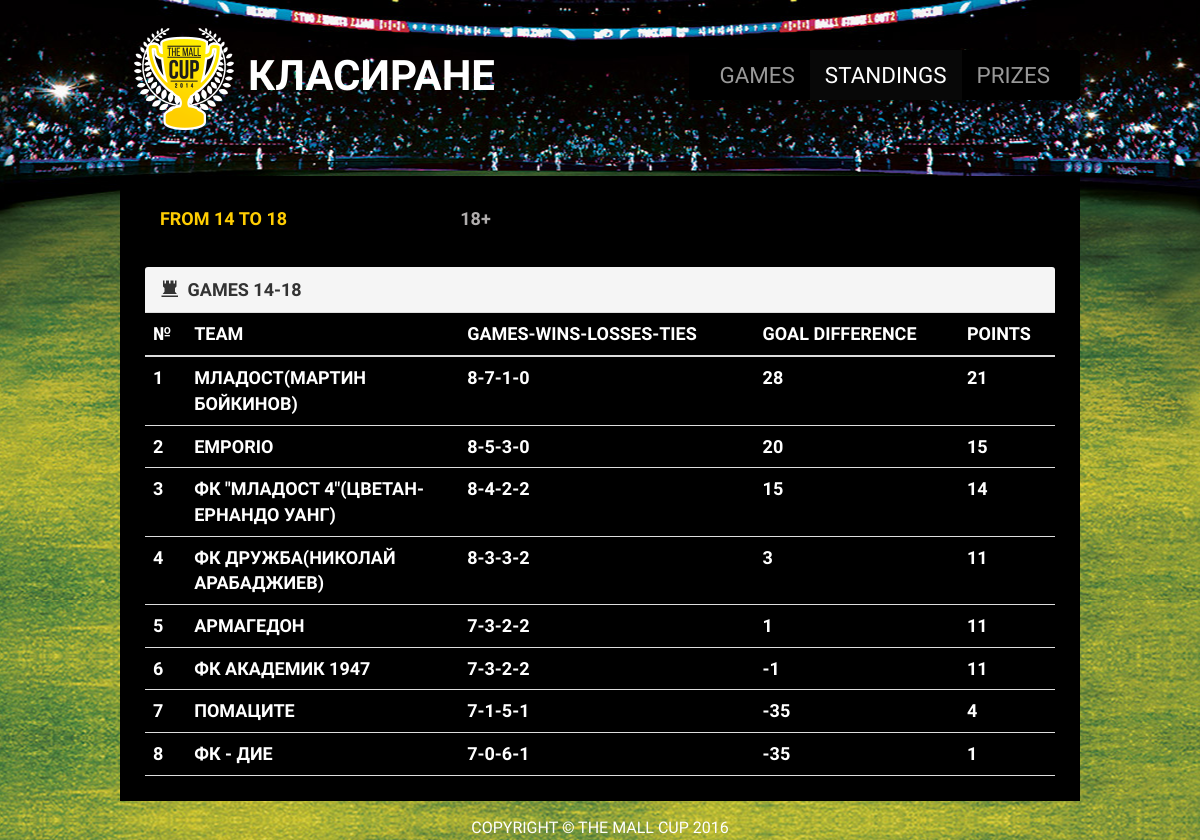
Page /standings.php on the committed database.
### tables this page shows
CREATE TABLE IF NOT EXISTS `group` (
  `id` int(11) NOT NULL AUTO_INCREMENT,
  `gid` int(11) NOT NULL,
  `name` varchar(255) NOT NULL,
  `sort` int(11) NOT NULL,
  `stats_visible` int(11) NOT NULL DEFAULT '1',
  `games_visible` int(11) NOT NULL DEFAULT '1',
  PRIMARY KEY (`id`),
  KEY `gid` (`gid`)
);

CREATE TABLE IF NOT EXISTS `team` (
  `id` int(11) NOT NULL AUTO_INCREMENT,
  `gid` int(11) NOT NULL,
  `name` varchar(255) NOT NULL,
  `sort` int(11) NOT NULL,
  `stats` varchar(30) NOT NULL DEFAULT '0-0-0-0',
  `goals` int(11) NOT NULL DEFAULT '0',
  `points` int(11) NOT NULL DEFAULT '0',
  `hidden` int(11) DEFAULT '0',
  PRIMARY KEY (`id`),
  KEY `gid` (`gid`)
);

### admin/classes/MysqliDb.php (called while the page is built, shortened)
<?php
class MysqliDb
{
    protected $_prefix;
    protected $_mysqli;
    protected $_query;
    protected $_where = array();
    protected $_orderBy = array();
    protected $_bindParams = array('');
    protected $host;
    protected $username;
    protected $password;
    protected $db;
    protected $port;
    public function __construct($host, $username, $password, $db, $port = NULL)
    {
        $this->host = $host;
        $this->username = $username;
        $this->password = $password;
        $this->db = $db;
        if($port == NULL)
            $this->port = ini_get ('mysqli.default_port');
        else
            $this->port = $port;
    }
    public function connect()
    {
        $this->_mysqli = new mysqli ($this->host, $this->username, $this->password, $this->db, $this->port)
            or die('There was a problem connecting to the database');
        $this->_mysqli->set_charset ('utf8');
    }
    protected function reset()
    {
        $this->_where = array();
        $this->_orderBy = array();
        $this->_bindParams = array('');
        $this->_query = null;
    }
    public function setPrefix($prefix = '')
    {
        $this->_prefix = $prefix;
    }
    public function get($tableName, $numRows = null, $columns = '*')
    {
        $column = is_array($columns) ? implode(', ', $columns) : $columns;
        $this->_query = "SELECT $column FROM $this->_prefix$tableName";
        $stmt = $this->_buildQuery($numRows);
        $stmt->execute();
        return $this->_dynamicBindResults($stmt);
    }
    public function where($whereProp, $whereValue = null)
    {
        $this->_where[$whereProp] = Array ("AND", $whereValue);
        return $this;
    }
    public function orderBy($orderByField, $orderbyDirection = "DESC")
    {
        $allowedDirection = Array ("ASC", "DESC");
        $orderbyDirection = strtoupper (trim ($orderbyDirection));
        $orderByField = preg_replace ("/[^-a-z0-9\.\(\),_]+/i",'', $orderByField);
        $this->_orderBy[$orderByField] = $orderbyDirection;
        return $this;
    }
    protected function _determineType($item)
    {
        switch (gettype($item)) {
            case 'NULL':
            case 'string':
                return 's';
                break;
            case 'boolean':
            case 'integer':
                return 'i';
                break;
        }
        return '';
    }
    protected function _bindParam($value)
    {
        $this->_bindParams[0] .= $this->_determineType ($value);
        array_push ($this->_bindParams, $value);
    }
    protected function _buildQuery($numRows = null, $tableData = null)
    {
        $hasTableData = is_array($tableData);
        $hasConditional = !empty($this->_where);
        if ($hasConditional) {
            $this->_query .= ' WHERE ';
            foreach ($this->_where as $column => $value) {
                if (array_search ($column, array_keys ($this->_where)) != 0)
                    $this->_query .= ' ' . $value[0]. ' ';
                if (is_array ($value[1])) {
                    $key = key($value[1]);
                    $val = $value[1][$key];
                    switch( strtolower($key) ) {
                        case '0':
                            $comparison = '';
                            foreach ($value[1] as $v)
                                $this->_bindParam ($v);
                            break;
                        case 'not in':
                        case 'in':
                            $comparison = ' ' . $key . ' (';
                            foreach($val as $v){
                                $comparison .= ' ?,';
                                $this->_bindParam ($v);
                            }
                            $comparison = rtrim($comparison, ',').' ) ';
                            break;
                        case 'not between':
                        case 'between':
                            $comparison = ' ' . $key . ' ? AND ? ';
                            $this->_bindParam ($val[0]);
                            $this->_bindParam ($val[1]);
                            break;
                        default:
                            $comparison = ' '.$key.' ? ';
                            $this->_bindParam ($val);
                    }
                } else if ($value[1] === null) {
                    $comparison = '';
                } else {
                    $comparison = ' = ? ';
                }
                $this->_query .= $column.$comparison;
            }
        }
        if (!empty ($this->_orderBy)) {
            $this->_query .= " ORDER BY ";
            foreach ($this->_orderBy as $prop => $value) {
                $this->_query .= $prop . " " . $value . ", ";
            }
            $this->_query = rtrim ($this->_query, ', ') . " ";
        }
        $stmt = $this->_prepareQuery();
        if (count ($this->_bindParams) > 1)
            call_user_func_array(array($stmt, 'bind_param'), $this->refValues($this->_bindParams));
        return $stmt;
    }
    protected function _dynamicBindResults(mysqli_stmt $stmt)
    {
        $parameters = array();
        $results = array();
        $meta = $stmt->result_metadata();
        $row = array();
        while ($field = $meta->fetch_field()) {
            $row[$field->name] = null;
            $parameters[] = & $row[$field->name];
        }
        call_user_func_array(array($stmt, 'bind_result'), $parameters);
        while ($stmt->fetch()) {
            $x = array();
            foreach ($row as $key => $val) {
                $x[$key] = $val;
            }
            array_push($results, $x);
        }
        return $results;
    }
    protected function _prepareQuery()
    {
        if (!$stmt = $this->_mysqli->prepare($this->_query)) {
            trigger_error("Problem preparing query ($this->_query) " . $this->_mysqli->error, E_USER_ERROR);
        }
        return $stmt;
    }
    protected function refValues($arr)
    {
        if (strnatcmp(phpversion(), '5.3') >= 0) {
            $refs = array();
            foreach ($arr as $key => $value) {
                $refs[$key] = & $arr[$key];
            }
            return $refs;
        }
        return $arr;
    }
    protected function replacePlaceHolders ($str, $vals) {
        $i = 1;
        $newStr = "";
        while ($pos = strpos ($str, "?")) {
            $newStr .= substr ($str, 0, $pos) . $vals[$i++];
            $str = substr ($str, $pos + 1);
        }
        return $newStr;
    }
}

### standings.php (the view, shortened to what this page needs)
<?php
require_once('admin/classes/MysqliDb.php');
$db = new Mysqlidb(DB_HOST, DB_USER, DB_PASS, DB_NAME);
$groups = $db
    ->where('gid', "0")
    ->where('stats_visible', 1)
    ->orderBy('sort','asc')
    ->get('`group`');
if($db->count > 0) {
    foreach($groups as $nr => $group) {
        $subgroups = $db
            ->where('gid', $group['id'])
            ->where('stats_visible', 1)
            ->orderBy('sort','asc')
            ->get('`group`');
        if($db->count > 0) {
            foreach($subgroups as $nnr => $subgroup) {
                $teams = $db
                    ->where('gid', $subgroup['id'])
                    ->where('hidden', 0)
                    ->orderBy('sort','asc')
                    ->get('`team`');
                if($db->count > 0) {
                    $subgroups[$nnr]['teams'] = $teams;
                }
            }
            $groups[$nr]['subgroups'] = $subgroups;
        } else {
            $groups[$nr]['subgroups'] = null;
        }
    }
}
?>
<!DOCTYPE html PUBLIC "-//W3C//DTD XHTML 1.0 Transitional//EN" "http://www.w3.org/TR/xhtml1/DTD/xhtml1-transitional.dtd">
<html xmlns="http://www.w3.org/1999/xhtml">
    <head>
        <link href="css/bootstrap.min.css" rel="stylesheet" />
        <link href="css/style.css" rel="stylesheet" type="text/css" />
    </head>
    <body>
        <div class="body">
            <div id="container">
                <div id="header">
                    <nav class="navbar navbar-inverse" role="navigation">
                        <div class="collapse navbar-collapse" id="bs-example-navbar-collapse-9">
                            <ul class="nav navbar-nav">
                                <li><a href="games.php">Games</a></li>
                                <li class="active"><a href="standings.php">Standings</a></li>
                                <li><a href="prizes.php">Prizes</a></li>
                            </ul>
                        </div>
                    </nav>
                    <img src="images/cup.png" alt="THE MALL CUP 2016 | Регистрационна форма" /><h1>Класиране</h1>
                </div>
<div class="form">
    <div class="ss-form-box">
        <div class="row">
            <div class="col-md-12">
                <div class="panel panel-primary">
                    <div class="panel-heading">
                        <ul class="nav panel-tabs">
                            <?php if(isset($groups) && !empty($groups)): ?>
                                <?php foreach($groups as $nr => $group): ?>
                                <li <?=($nr==0?'class="active"':'')?>><a href="#tab<?=$group['id']?>" data-toggle="tab"><?=$group['name']?></a></li>
                                <?php endforeach; ?>
                            <?php endif; ?>
                        </ul>
                    </div>
                    <div class="panel-body">
                        <div class="tab-content">
                            <?php if(isset($groups) && !empty($groups)): ?>
                                <?php foreach($groups as $nr => $group): ?>
                                <div class="tab-pane<?=($nr==0?' active':'')?>" id="tab<?=$group['id']?>">
                                    <div class="panels">
                                    <?php if(isset($group['subgroups']) && !empty($group['subgroups'])): ?>
                                        <?php foreach($group['subgroups'] as $nnr => $subgroup): ?>
                                        <div class="panel panel-default" id="panel-<?=$subgroup['id']?>">
                                            <div class="panel-heading">
                                                <span class="glyphicon glyphicon-tower"></span>
                                                <span class="gtitle"><?=$subgroup['name']?></span>
                                            </div>
                                            <table class="table" id="table-<?=$subgroup['id']?>">
                                                <thead>
                                                    <tr>
                                                        <th>№</th>
                                                        <th width="30%">Team</th>
                                                        <th><span class="more">Games-Wins-Losses-Ties</span><span title="Мачове-Победи-Загуби-Равенства" class="less">(G-W-L-T)</span></th>
                                                        <th><span class="more">Goal Difference</span><span title="Голова Разлика" class="less">(GD)</span></th>
                                                        <th><span class="more">Points</span><span title="Точки" class="less">(P)</span></th>
                                                    </tr>
                                                </thead>
                                                <tbody>
                                                    <?php if(isset($subgroup['teams']) && !empty($subgroup['teams'])): ?>
                                                        <?php foreach($subgroup['teams'] as $tnr => $team): ?>
                                                        <tr id="row-<?=$team['id']?>">
                                                            <td><?=($tnr+1)?></td>
                                                            <td><?=$team['name']?></td>
                                                            <td><?=$team['stats']?></td>
                                                            <td><?=$team['goals']?></td>
                                                            <td><?=$team['points']?></td>
                                                        </tr>
                                                        <?php endforeach; ?>
                                                    <?php endif; ?>
                                                </tbody>
                                            </table>
                                        </div>
                                        <?php endforeach; ?>
                                    <?php endif; ?>
                                    </div>
                                </div>
                                <?php endforeach; ?>
                            <?php endif; ?>
                        </div>
                    </div>
                </div>
            </div>
        </div>
    </div>
</div>
                <div id="footer">Copyright © THE MALL CUP 2016</div>
            </div>
        </div>
    </body>
</html>

### css/style.css (style rules this page uses)
html { width:100%; height:100%; margin:0; padding:0; font-size: inherit; }
body { width:100%; height:100%; margin:0; color:#fff; padding:0; font-size: 62.5%; font-family: 'Open Sans Condensed', sans-serif; background:url(../images/bg.jpg) repeat top center; }
.body { background:url(../images/background.jpg) repeat-x top center }
* { margin:0 }
a { color:#ffcd02 ; text-decoration:none; outline:none; -moz-outline: none }
img { border:none }
#container { max-width:980px; margin:0 auto 2em; padding:0 1em; text-transform:uppercase; }
#header { font-size:1.4em; padding-top:10px; }
#footer { font-size:1.6em;text-align: center;margin:1em 0; font-weight:normal; }
H1 { font-size:2em }
.form { font-size:1.8em; font-weight:700; }
.form .ss-form-box { background:#000; margin-top:1em; padding:10px; }
#header { padding:2em 0; }
#header img { float:left; margin:0 1em; }
#header h1 { line-height:35px; margin:30px 0 0; font-size:3em; font-weight:700; }
.form ul { list-style:none; padding:0; }
.ss-form-box table th .more { display:block; }
.panel-primary { border:none; }
.panel { margin-bottom: 0px; background-color: transparent; border: none; border-radius: 4px; -webkit-box-shadow: none; box-shadow: none; }
.panel-primary>.panel-heading { color: #fff; background-color:transparent; border: none; }
.ss-form-box .nav>li { width:33%; float:left; }
.ss-form-box .nav>li a { color:#B0ADAD; }
.ss-form-box .nav>li.active a { color:#ffcd02; }
.ss-form-box table tr:last-child td { border-bottom: 1px solid #ddd; }
#header .navbar-inverse { float:right; font-size:1.6em; margin-top:22px; }
.navbar-inverse { background-color: #000; border:none; }
.ss-form-box .glyphicon { margin-right:5px; }

### rows in the picture
group: name "FROM 14 TO 18"
group: name "18+"
group: name "GAMES 14-18"
team: name "МЛАДОСТ(МАРТИН БОЙКИНОВ)", stats "8-7-1-0", goals "28", points "21"
team: name "EMPORIO", stats "8-5-3-0", goals "20", points "15"
team: name "ФК \"МЛАДОСТ 4\"(ЦВЕТАН-ЕРНАНДО УАНГ)", stats "8-4-2-2", goals "15", points "14"
team: name "ФК ДРУЖБА(НИКОЛАЙ АРАБАДЖИЕВ)", stats "8-3-3-2", goals "3", points "11"
team: name "АРМАГЕДОН", stats "7-3-2-2", goals "1", points "11"
team: name "ФК АКАДЕМИК 1947", stats "7-3-2-2", goals "-1", points "11"
team: name "ПОМАЦИТЕ", stats "7-1-5-1", goals "-35", points "4"
team: name "ФК - ДИЕ", stats "7-0-6-1", goals "-35", points "1"
